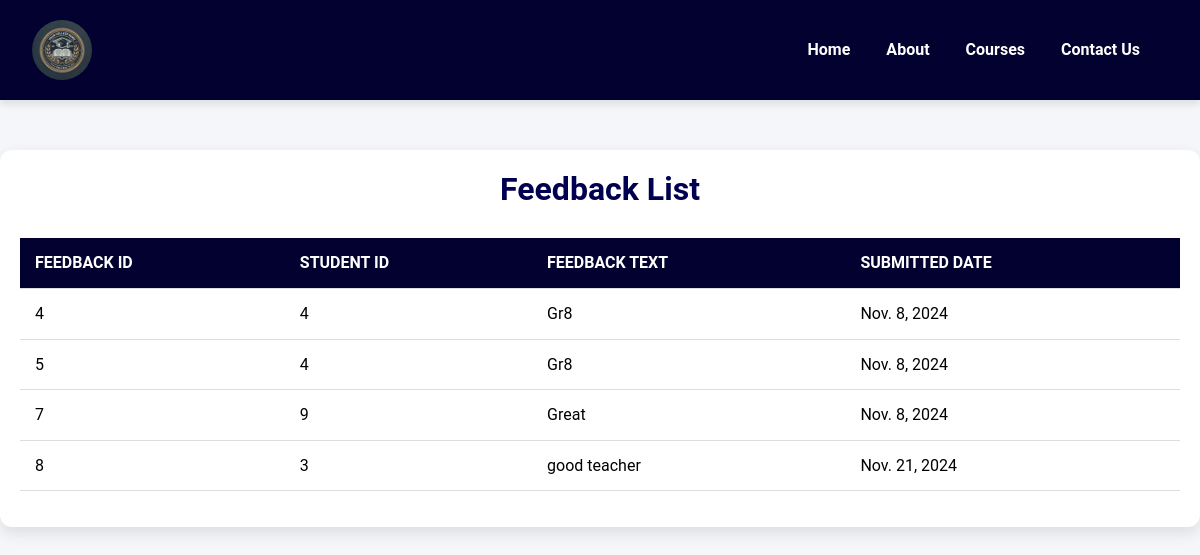
The page /show-feedback/ on the database its author committed.
### dbms/models.py (models this page shows, shortened)
class Feedback(models.Model):
    id = models.AutoField(primary_key=True)
    student = models.ForeignKey(RegisteredStudent, on_delete=models.CASCADE)  # FK to RegisteredStudent
    faculty = models.ForeignKey(Faculty, on_delete=models.CASCADE)  # FK to Faculty
    feedback_text = models.TextField()
    submitted_date = models.DateField()

### dbms/views.py (the view)
# urls.py: path('show-feedback/', show_feedback, name='show_feedback'),
def show_feedback(request):
    feedbacks = Feedback.objects.all()  # Fetch all feedback entries
    context = {
        'feedbacks': feedbacks,
    }
    return render(request, 'show_feedback.html', context)

### templates/show_feedback.html (shortened to what this page needs)
{% load static %}
<!DOCTYPE html>
<html lang="en">
<head>
    <link rel="stylesheet" href="https://cdn.jsdelivr.net/npm/bootstrap@5.3.3/dist/css/bootstrap.min.css" />
    <link rel="stylesheet" href="https://cdn.jsdelivr.net/npm/bootstrap@5.3.3/dist/css/bootstrap.min.css" />
    <link rel="stylesheet" href="{% static 'lib.css' %}" />
</head>
<body>
    <nav class="navbar navbar-expand-lg">
        <div class="container-fluid">
            <a class="navbar-brand" href="#">
                <img src="{% static 'images/logo.png' %}" alt="College Logo" />
            </a>
            <div class="collapse navbar-collapse" id="navbarNav">
                <ul class="navbar-nav ms-auto">
                    <li class="nav-item">
                        <a class="nav-link" href="{% url 'home' %}"> <b>Home</b></a>
                    </li>
                    <li class="nav-item">
                        <a class="nav-link" href="{% url 'about' %}"> <b>About</b></a>
                    </li>
                    <li class="nav-item">
                        <a class="nav-link" href="{% url 'show_courses' %}"> <b>Courses</b></a>
                    </li>
                    <li class="nav-item">
                        <a class="nav-link" href="{% url 'contact' %}"> <b>Contact Us</b></a>
                    </li>
                </ul>
            </div>
        </div>
    </nav>
    <div class="container">
        <h2>Feedback List</h2>
        <table class="table">
            <thead>
                <tr>
                    <th>Feedback ID</th>
                    <th>Student ID</th>
                    <th>Feedback Text</th>
                    <th>Submitted Date</th>
                </tr>
            </thead>
            <tbody>
                {% for feedback in feedbacks %}
                <tr>
                    <td>{{ feedback.id }}</td>
                    <td>{{ feedback.student_id }}</td>
                    <td>{{ feedback.feedback_text }}</td>
                    <td>{{ feedback.submitted_date }}</td>
                </tr>
                {% endfor %}
            </tbody>
        </table>
    </div>
</body>
</html>

### dbms/static/lib.css (style rules this page uses)
*, *::before, *::after { box-sizing: border-box; margin: 0; padding: 0; }
body { background-color: #f4f6f9; font-family: "Roboto", sans-serif; color: #333; line-height: 1.6; font-size: 16px; }
.navbar { background-color: #02012f; padding: 15px 20px; box-shadow: 0 4px 8px rgba(0, 0, 0, 0.1); }
.navbar-brand { display: flex; align-items: center; }
.navbar-brand img { height: 60px; border-radius: 50%; margin-right: 10px; }
.nav-link { color: #ffffff !important; margin-right: 20px; font-size: 1rem; font-weight: 500; transition: color 0.3s ease; }

### templates/show_feedback.html (style rules this page uses)
.container { max-width: 1200px; margin: 50px auto; padding: 20px; background-color: #ffffff; border-radius: 12px; box-shadow: 0 6px 15px rgba(0, 0, 0, 0.1); }
body { font-family: "Roboto", sans-serif; }
.table { width: 100%; border-collapse: collapse; margin-top: 20px; text-align: left; background-color: #f4f6f9; }
.table th, .table td { padding: 12px 15px; border-bottom: 1px solid #ddd; }
.table th { background-color: #02012f; color: #ffffff; font-weight: 700; text-transform: uppercase; }
.table tbody tr:nth-child(even) { background-color: #f9f9f9; }
h2 { text-align: center; color: #010050; font-size: 2rem; margin-bottom: 30px; font-weight: 600; }

### rows shown on the page
Feedback: id "4", student_id "4", feedback_text "Gr8", submitted_date "Nov. 8, 2024"
Feedback: id "5", student_id "4", feedback_text "Gr8", submitted_date "Nov. 8, 2024"
Feedback: id "7", student_id "9", feedback_text "Great", submitted_date "Nov. 8, 2024"
Feedback: id "8", student_id "3", feedback_text "good teacher", submitted_date "Nov. 21, 2024"
